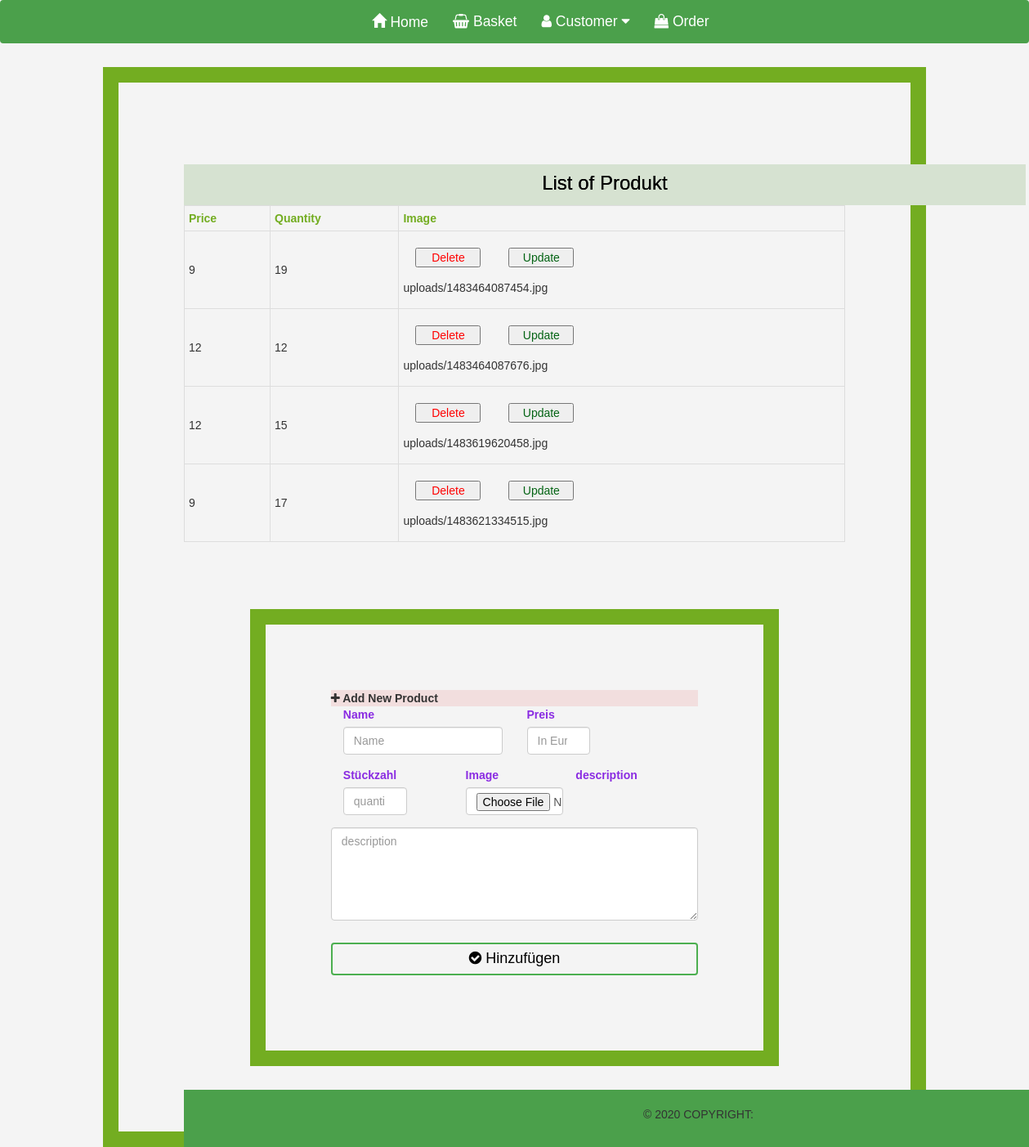
Page /dashbordSeller.php on the earlier database version.
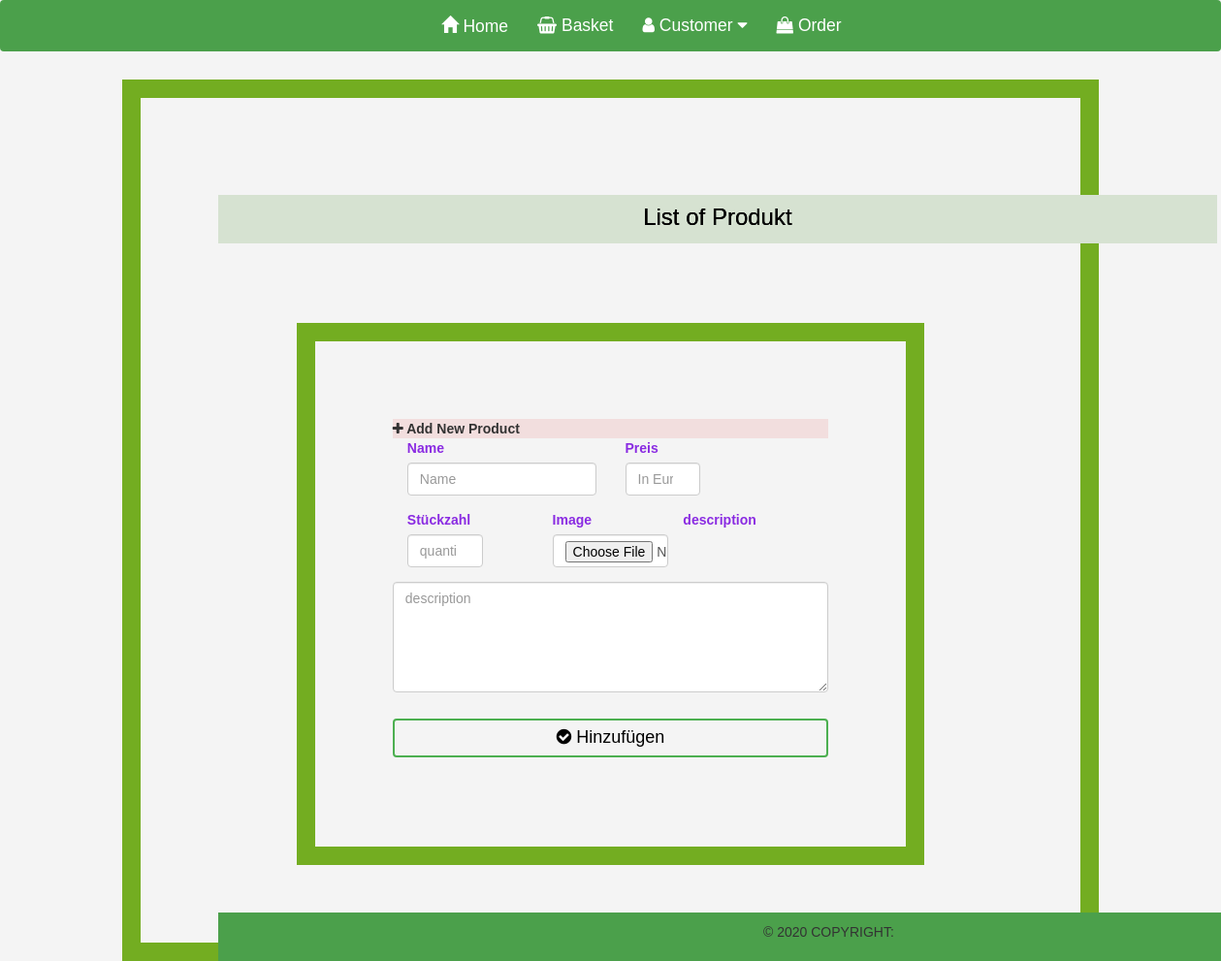
Same page on the later database version.
### tables this page shows
CREATE TABLE Product  (
    
    id INT  AUTO_INCREMENT,
    username VARCHAR(20),
    price VARCHAR(20),
    qty VARCHAR(50),
    Myimage VARCHAR(50),
    Idescription VARCHAR(50),
    CONSTRAINT id PRIMARY KEY (id)
    
   );

### DAOuser.php (called while the page is built, shortened)
<?php
 class DAOuser implements IDAOuser {
    private function getPDO(){
            $stmt = new PDO('sqlite:bd_shops.sqlite3');
            $stmt->setAttribute(
                PDO::ATTR_ERRMODE,
                PDO::ERRMODE_EXCEPTION
            );
        return    $stmt;
  }
    public function getAllProduct($table) {
        $statement = "SELECT * FROM $table" ;
        $stmt = $this->getPDO()->query($statement);
        $datas = $stmt->fetchAll(PDO::FETCH_ASSOC);
        return   $datas;
    }
 }

### dashbordSeller.php (the view, shortened to what this page needs)
<?php
$errors[] = null ;
 ?>
<?php
 require('elements/header.php')  ;
require_once('DAOuser.php');
require_once('CreateTableUser.php');         ?>
<div class="rand">
<div id ="div1">
          <h3> List of Produkt  </h3>
</div>
 <?php
 $table = "product";
$getUser = new DAOuser();
$result = $getUser -> getAllProduct($table);
 ?>
<?php  if(!empty($result)){ ?>
<table id ="user">
  <thead>
   <tr>
     <th > Price </th>
     <th colspan="5"> Quantity </th>
     <th > Image </th>
   </tr>
   </thead>
   <tbody>
<?php
foreach ($result as $account){  ?>
    <tr>
      <td > <?= $account['price'] ?> </td>
       <td colspan="5"> <?= $account['qty'] ?> </td>
       <td> <button id="block"> Delete </button>
            <button id="frei"> Update </button>
            <p> <?= $account['Myimage'] ?></p>
       </td>
    </tr>
<?php
} ?>
</tbody>
</table>
<?php }   ?>
<br><br><br><br>
<div class="rand">
        <div class="card border-danger">
            <div class="card-header bg-danger text-white">
                <strong><i class="fa fa-plus"></i> Add New Product</strong>
            </div>
            <div class="card-body">
                <form action="" method="POST" enctype="multipart/form-data" >
                        <div class="form-group col-md-6">
                            <label for="username" class="col-form-label">Name </label>
                            <input type="text" class="form-control" id="name" name="username" placeholder="Name" required>
                        </div>
                    </div>
                    <div class="form-row">
                        <div class="form-group col-md-4">
                            <label for="price" class="col-form-label">Preis </label>
                            <input  value=" <?= isset($_POST['price'])? htmlentities($_POST['price']): '' ?>" style="width:65%" type="number" id="price" name="price"  class="form-control <?= isset($errors['price'])? 'is-invalid' : ''    ?>" placeholder="In Euro" >
                        </div>
                        <div class="form-group col-md-4">
                            <label for="qty" class="col-form-label">Stückzahl </label>
                            <input  value=" <?= isset($_POST['qty'])? htmlentities($_POST['qty']): '' ?>" style="width:65%" type="number" id="qty" name="qty"  class="form-control <?= isset($errors['qty'])? 'is-invalid' : ''    ?>" placeholder="quantity" >
                           <?php if(isset($errors['qty'])): ?>
                           <div class="invalidText">  <?= $errors['qty'] ?> </div>
                           <?php endif  ?>                        </div>
                        <div class="form-group col-md-4">
                            <label for="Myimage" class="col-form-label">Image </label>
                            <input type="file" class="form-control" name="Myimage" id="image"  placeholder="Image URL">
                        </div>
                    </div>
                    <div class="form-group">
                    <label for="Idescription" class="col-form-label">description  </label>
                        <textarea name="Idescription" id="" rows="5" class="form-control" placeholder="description"></textarea>
                    </div>
                    <button type="submit" name="signup" class="btn btn-success"><i class="fa fa-check-circle"></i> Hinzufügen</button>
            </div>
        </div>
        <?php  require('elements/footer.php')        ?>

### elements/header.php (shortened to what this page needs)
<!DOCTYPE html>
<html>
<head>
    <link rel="stylesheet" href="https://maxcdn.bootstrapcdn.com/bootstrap/3.4.0/css/bootstrap.min.css">
    <link href="https://stackpath.bootstrapcdn.com/font-awesome/4.7.0/css/font-awesome.min.css" rel="stylesheet">
    <link rel="stylesheet" type="text/css" href="style.css">
</head>
<body>
    <div class="col-md-12 col-lg-12 hidden-sm hidden-xs navbar" style="background-color: #4ba04b">
        <div class="col-md-6 col-lg-5 hidden-sm hidden-xs">
            <ul class="nav navbar-nav" style="font-size: 125%;margin-left: 0%">
                <li class="changeColor">
                    <a href="index.php" style="color: white;"> <span class="glyphicon glyphicon-home"></span> Home </a>
                </li>
                <li class="changeColor">
                    <a href="basket.php" style="color: white;"> <i class="fa fa-shopping-basket"></i> Basket </a>
                </li>
                <li class="changeColor" id="customer">
                    <a href="#" style="color: white;transition: 1s" class="dropdown-toggle" data-toggle="dropdown" role="button">
                        <i class="fa fa-user"></i> Customer <i class="fa fa-caret-down"></i>
                    </a>
                </li>
                <li class="changeColor">
                    <a href="order.php" style="color: white;"> <i class="fa fa-shopping-bag"></i> Order </a>
                </li>
            </ul>
        </div>
    </div>
</body>
</html>

### elements/footer.php
</body>
<footer class="footer">
  <p >
      © 2020 Copyright:
 </p>
</footer>
</html>

### style.css (style rules this page uses)
* { padding: 0; margin: 0; box-sizing: border-box; }
body { background-color: #f4f4f4; background-size: cover; background-position: center; font-family: sans-serif; }
.btn { width: 100%; background: none; border: 2px solid #4caf50; color: black; padding: 5px; font-size: 18px; cursor: pointer; margin: 12px 0; }
.rand { margin: auto; width: 80%; border: 19px solid #73AD21; padding: 80px; margin-top: 2px; }
.footer { width: 100%; height: 5%; display: flex; position: fixed; justify-content: center; align-items: center; font-size: 1em; text-transform: uppercase; background-color: #4ba04b; text-align: center; bottom: 0; z-index: 1; }
#div1 { width: 1030px; height: 50px; background-color: rgb(214, 226, 209); }
h3 { text-shadow: 0 0 black; text-align: center; color: #000000; padding: 10px; }
label { color: blueviolet; }
#user th { padding-top: 12px; padding-bottom: 12px; text-align: left; color: #73AD21; }
#user { font-family: "Trebuchet MS", Arial, Helvetica, sans-serif; border-collapse: collapse; width: 100%; }
#user td, #user th { border: 1px solid #ddd; padding: 5px; }
#block { margin: 15px; color: red; width: 80px; }
#frei { margin: 15px; color: rgb(3, 99, 19); width: 80px; }

Differences in the rows shown:
removed product: price "9", qty "19", Myimage "uploads/1483464087454.jpg", price "12", qty "12", Myimage "uploads/1483464087676.jpg", qty "15", Myimage "uploads/1483619620458.jpg", qty "17", Myimage "uploads/1483621334515.jpg"
Other differences:
text no longer shown: "Price Quantity Image"
